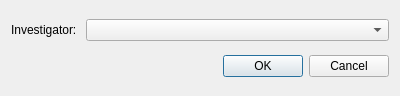
<?xml version="1.0" encoding="UTF-8"?>
<ui version="4.0">
 <class>SetInvestigatorDialog</class>
 <widget class="QDialog" name="SetInvestigatorDialog">
  <property name="geometry">
   <rect>
    <x>0</x>
    <y>0</y>
    <width>400</width>
    <height>96</height>
   </rect>
  </property>
  <property name="windowTitle">
   <string>Set Investigator</string>
  </property>
  <layout class="QVBoxLayout" name="verticalLayout">
   <item>
    <layout class="QHBoxLayout" name="horizontalLayout">
     <item>
      <widget class="QLabel" name="investigatorLabel">
       <property name="text">
        <string>Investigator: </string>
       </property>
      </widget>
     </item>
     <item>
      <widget class="QComboBox" name="investigatorComboBox">
       <property name="sizePolicy">
        <sizepolicy hsizetype="Preferred" vsizetype="Fixed">
         <horstretch>1</horstretch>
         <verstretch>0</verstretch>
        </sizepolicy>
       </property>
      </widget>
     </item>
    </layout>
   </item>
   <item>
    <widget class="QDialogButtonBox" name="buttonBox">
     <property name="orientation">
      <enum>Qt::Horizontal</enum>
     </property>
     <property name="standardButtons">
      <set>QDialogButtonBox::Cancel|QDialogButtonBox::Ok</set>
     </property>
    </widget>
   </item>
  </layout>
 </widget>
 <resources/>
 <connections>
  <connection>
   <sender>buttonBox</sender>
   <signal>accepted()</signal>
   <receiver>SetInvestigatorDialog</receiver>
   <slot>accept()</slot>
   <hints>
    <hint type="sourcelabel">
     <x>248</x>
     <y>254</y>
    </hint>
    <hint type="destinationlabel">
     <x>157</x>
     <y>274</y>
    </hint>
   </hints>
  </connection>
  <connection>
   <sender>buttonBox</sender>
   <signal>rejected()</signal>
   <receiver>SetInvestigatorDialog</receiver>
   <slot>reject()</slot>
   <hints>
    <hint type="sourcelabel">
     <x>316</x>
     <y>260</y>
    </hint>
    <hint type="destinationlabel">
     <x>286</x>
     <y>274</y>
    </hint>
   </hints>
  </connection>
 </connections>
</ui>
